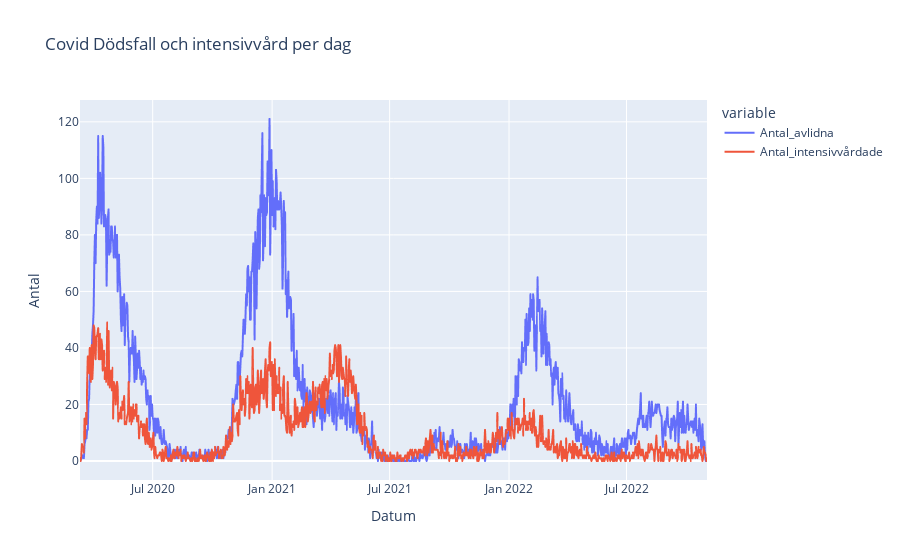

The code cell stored with this chart in its notebook:
### Code cell
fig = px.line(
    df_daily,
    x="Datum",
    y=["Antal_avlidna", "Antal_intensivvårdade"],
    title="Covid Dödsfall och intensivvård per dag",
    labels={"value": "Antal"},
)
fig.show()

### Figure 1 — Plotly figure (JSON) as saved in the notebook; plotly's stock layout.template omitted (floating-point values rounded to 4 significant figures; data arrays with more than 128 entries replaced by an {"elided": "..."} marker saying what was removed)
{"data": [{"hovertemplate": "variable=Antal_avlidna<br>Datum=%{x}<br>Antal=%{y}<extra></extra>", "legendgroup": "Antal_avlidna", "line": {"color": "#636efa", "dash": "solid"}, "marker": {"symbol": "circle"}, "mode": "lines", "name": "Antal_avlidna", "showlegend": true, "type": "scattergl", "x": {"elided": "967 str values"}, "xaxis": "x", "y": {"elided": "967 int values"}, "yaxis": "y"}, {"hovertemplate": "variable=Antal_intensivvårdade<br>Datum=%{x}<br>Antal=%{y}<extra></extra>", "legendgroup": "Antal_intensivvårdade", "line": {"color": "#EF553B", "dash": "solid"}, "marker": {"symbol": "circle"}, "mode": "lines", "name": "Antal_intensivvårdade", "showlegend": true, "type": "scattergl", "x": {"elided": "967 str values"}, "xaxis": "x", "y": {"elided": "967 int values"}, "yaxis": "y"}], "layout": {"legend": {"title": {"text": "variable"}, "tracegroupgap": 0}, "title": {"text": "Covid Dödsfall och intensivvård per dag"}, "xaxis": {"anchor": "y", "domain": [0, 1], "title": {"text": "Datum"}}, "yaxis": {"anchor": "x", "domain": [0, 1], "title": {"text": "Antal"}}}}
